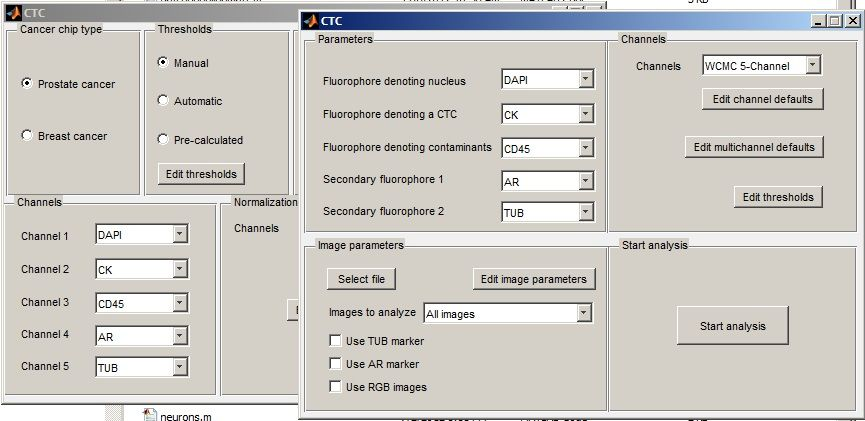
%> input picture GUI.jpg, 865 x 421 px
$ octave --eval "result = Conv_16bit_8bit(imread('../GUI.jpg'));"   (GNU Octave 9; MATLAB toolbox functions it lacks are replaced by stand-ins)
%> lines starting %> are read from the running program, lines starting %| are printed output that depends on the picture
function [ outImg ] = Conv_16bit_8bit( inpImg )
%CONV_16BIT_8BIT Summary of this function goes here
%   Detailed explanation goes here
I = inpImg;
%> I is the input picture: size 421x865x3 uint8; mean R, G, B 205.2, 202.8, 197.8
se = strel('disk', 3);
Io = imopen(I, se);
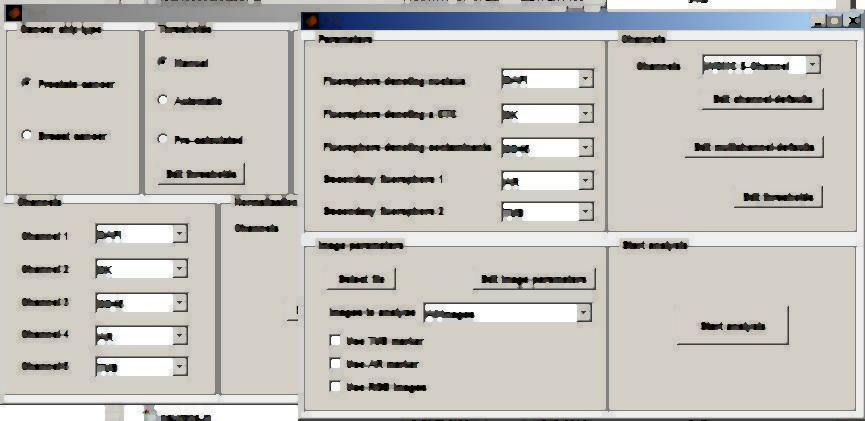
%> Io: size 421x865x3 uint8; mean R, G, B 196.7, 194.2, 188.8
figure, imshow(Io), title('Opening (Io)')

Ie = imerode(I, se);
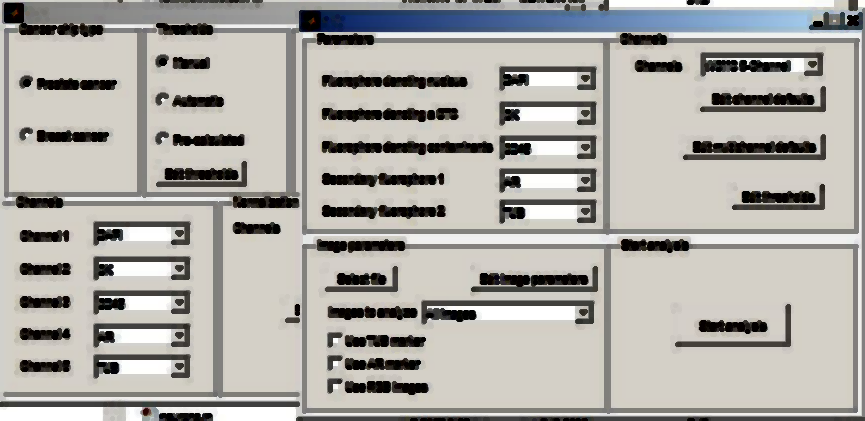
%> Ie: size 421x865x3 uint8; mean R, G, B 173.9, 171.7, 166.7
Iobr = imreconstruct(Ie, I);

Iobrd = imdilate(Iobr, se);
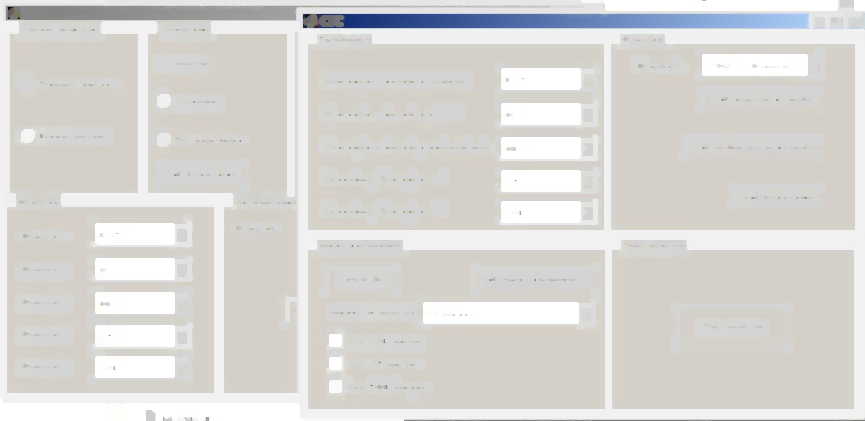
%> Iobrd: size 421x865x3 uint8; mean R, G, B 216.9, 215.3, 211.6
Iobrcbr = imreconstruct(imcomplement(Iobrd), imcomplement(Iobr));
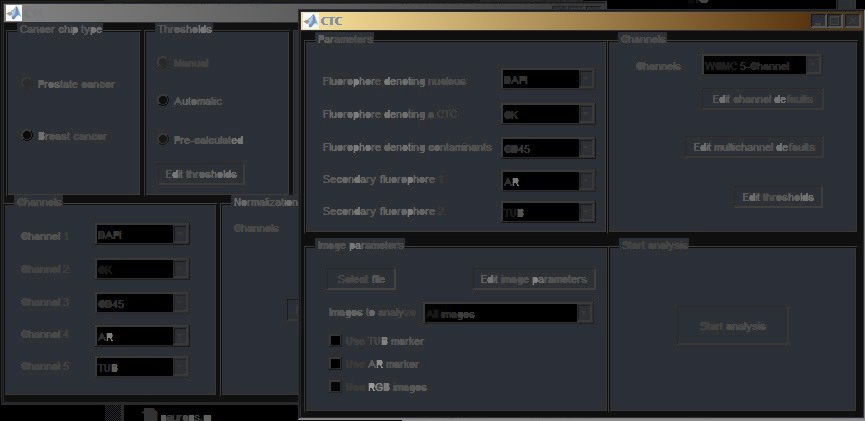
%> Iobrcbr: size 421x865x3 uint8; mean R, G, B 45.2, 47.2, 51.6
Iobrcbr = imcomplement(Iobrcbr);
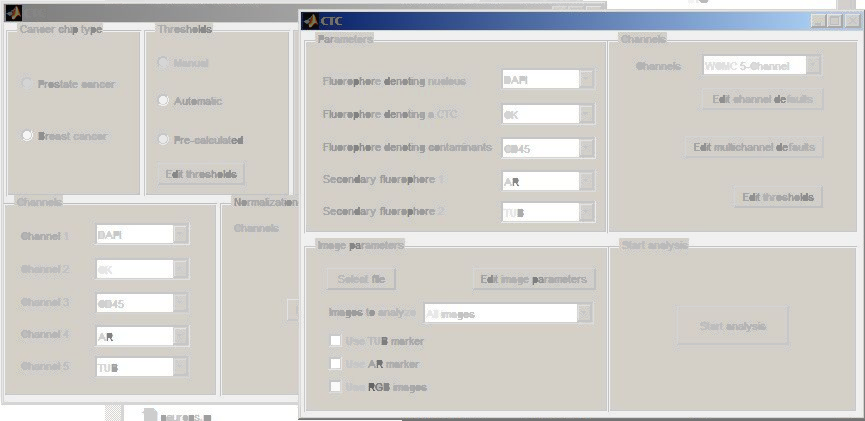
%> Iobrcbr: size 421x865x3 uint8; mean R, G, B 209.8, 207.8, 203.4

fgm = imregionalmax(Iobrcbr);
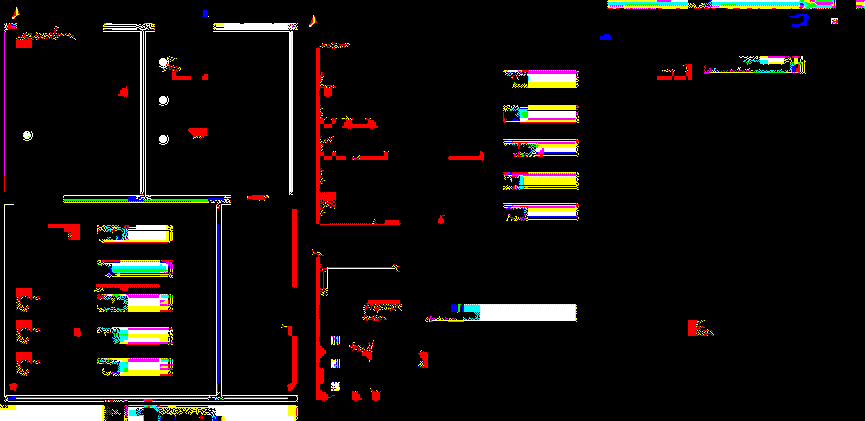
%> fgm: size 421x865x3 logical; mean R, G, B 0.0755, 0.0578, 0.0463


[s,ind] = sort(inpImg(:));
L = length(s);
%> L = 1092495
outImg = zeros(size(inpImg),'uint8');
grid = (linspace(1,L,257));
%> grid = 257 values from 1 to 1092495

for i = 0:255
    outImg(inpImg>=s(grid(i+1)) & inpImg<s(grid(i+2))) = i;
end

end
%> (the run ends here)
